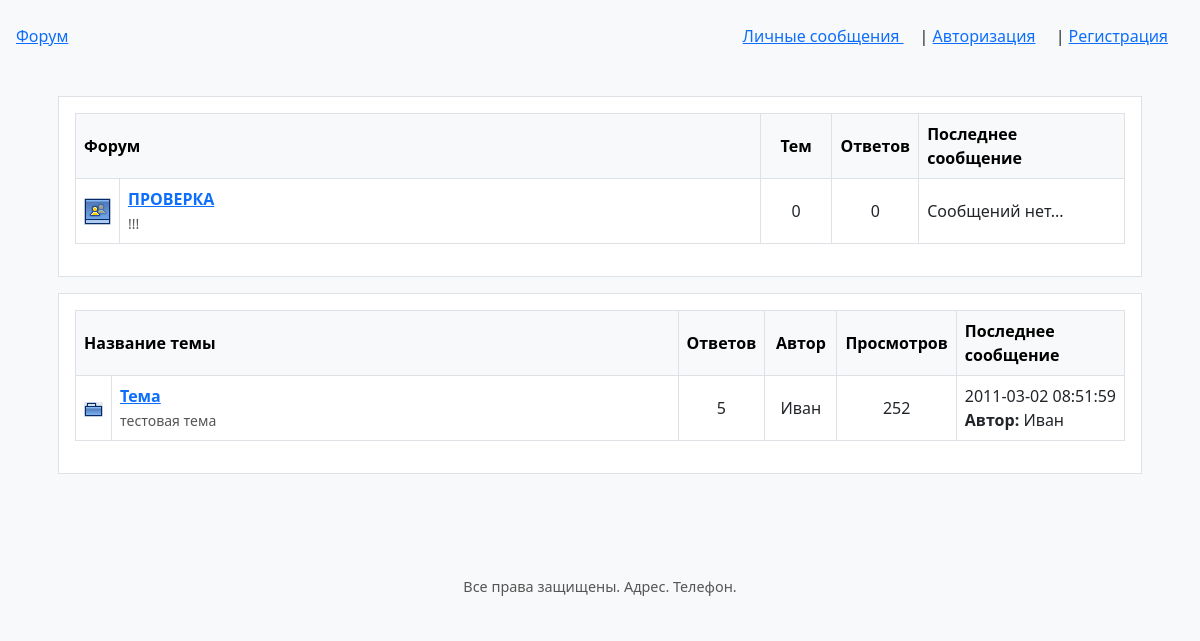
The page /index.php?c=showforum&id=1&page=1 on the database its author committed.
### tables this page shows
CREATE TABLE IF NOT EXISTS `forums` (
`id_forums` bigint(20) NOT NULL,
  `subject_id` bigint(20) NOT NULL DEFAULT '0',
  `parent_forum_id` bigint(20) NOT NULL DEFAULT '0',
  `forum_name` char(255) NOT NULL,
  `icon_img` char(255) NOT NULL DEFAULT 'user.gif',
  `description` char(255) NOT NULL,
  `id_last_author` bigint(20) NOT NULL,
  `last_author` varchar(255) NOT NULL,
  `last_post` datetime NOT NULL,
  `id_thread_last` bigint(20) NOT NULL DEFAULT '0',
  `threads_quantity` bigint(20) NOT NULL DEFAULT '0',
  `posts_quantity` bigint(20) DEFAULT '0',
  `prison` bit(1) NOT NULL DEFAULT b'0'
);

CREATE TABLE IF NOT EXISTS `forum_threads` (
`id_thread` bigint(20) NOT NULL,
  `forum_id` bigint(20) NOT NULL,
  `thread_name` char(255) NOT NULL,
  `title` varchar(255) NOT NULL,
  `text` text NOT NULL,
  `date` datetime NOT NULL,
  `posts_quantity` bigint(20) DEFAULT '0',
  `author_user_id` bigint(20) NOT NULL,
  `id_last_author` bigint(20) NOT NULL,
  `last_author` varchar(255) NOT NULL,
  `last_post` datetime NOT NULL,
  `description` char(255) NOT NULL,
  `hits_quantity` bigint(20) DEFAULT '0',
  `priority` smallint(6) DEFAULT '0'
);

CREATE TABLE IF NOT EXISTS `users` (
`id_user` int(255) NOT NULL,
  `login` varchar(255) NOT NULL,
  `password` varchar(255) NOT NULL,
  `id_role` int(255) DEFAULT NULL,
  `name` varchar(255) DEFAULT NULL,
  `surname` varchar(255) DEFAULT NULL,
  `avatar` varchar(255) NOT NULL,
  `notice` int(1) NOT NULL DEFAULT '0',
  `money` double NOT NULL DEFAULT '500'
);

### include/Controller/Controller.php (called while the page is built, shortened)
<?php
abstract class Controller
{
    public function Request(): void
    {
        $this->OnInput();
        $this->OnOutput();
    }
    protected function Template(string $fileName, array $vars = []): string
    {
        extract($vars, EXTR_SKIP);
        include $fileName;
        return ob_get_clean();
    }
}

### include/ShowForumController.php (called while the page is built, shortened)
<?php
class ShowForumController extends BaseController
{
    public ?array $user = [];
    public int $online = 0;
    public array $onlineUser = [];
    private array $arrayThreads = [];
    private array $arrayForums = [];
    private int $num = 3;
    private int $page = 1;
    private string $pervpage = '';
    private string $nextpage = '';
    private string $page2left = '';
    private string $page1left = '';
    private string $page1right = '';
    private string $page2right = '';
    private ?array $posts = null;
    protected function onInput(): void
    {
        $database = new Database();
        $mUsers = Users::Instance();
        $mUsers->ClearSessions();
        $this->user = $mUsers->Get();
        $this->onlineUser = $mUsers->IsOnline();
        $this->online = count($this->onlineUser);
        $this->forumId = isset($_GET['id']) ? (int)$_GET['id'] : 0;
        $this->arrayForums = $database->forums_select_podforum($this->forumId)->fetchAll();
        $this->posts = $database->count_table($this->forumId)->fetchAll();
        $this->page = isset($_GET['page']) ? max(1, (int)$_GET['page']) : 1;
        $totalPosts = (int)$this->posts[0];
        $this->num = $totalPosts < 3 ? $totalPosts : 3;
        $start = ($this->page - 1) * $this->num;
        $this->arrayThreads = $database->thread_select($this->forumId, $start, $this->num)->fetchAll();
    }
    protected function onOutput(): void
    {
        $vars = [
            'array_forums' => $this->arrayForums,
            'array_threads' => $this->arrayThreads,
            'user' => $this->user,
            'online' => $this->online,
            'online_user' => $this->onlineUser,
            'num' => $this->num,
            'pervpage' => $this->pervpage,
            'page2left' => $this->page2left,
            'page1left' => $this->page1left,
            'page' => $this->page,
            'page1right' => $this->page1right,
            'page2right' => $this->page2right,
            'nextpage' => $this->nextpage,
            'posts' => $this->posts,
        ];
        $this->content = $this->template('templates/v_showforum.php', $vars);
    }
}

### index.php (called while the page is built, shortened)
<?php
$controller = new $controllerClass();
$controller->Request();

### include/Database.php (called while the page is built, shortened)
<?php
class Database
{
    private string $hostname;
    private string $username;
    private string $password;
    private string $dbName;
    private ?PDO $dbh = null;
    public function __construct()
    {
        $dotenv = Dotenv::createImmutable(dirname(__DIR__, 2));
        $defaultHost = ($_ENV['APP_ENV'] ?? '') === 'docker' ? 'db' : '127.0.0.1';
        $this->hostname = $_ENV['MYSQL_HOST'] ?? $defaultHost;
        $this->username = $_ENV['MYSQL_USER'];
        $this->password = $_ENV['MYSQL_PASSWORD'];
        $this->dbName = $_ENV['MYSQL_DATABASE'];
    }
    private function getConnection(): PDO
    {
        if ($this->dbh === null) {
            try {
                $dsn = "mysql:host={$this->hostname};dbname={$this->dbName};charset=utf8";
                $options = [
                    PDO::ATTR_ERRMODE => PDO::ERRMODE_EXCEPTION,
                    PDO::ATTR_DEFAULT_FETCH_MODE => PDO::FETCH_ASSOC,
                    PDO::MYSQL_ATTR_INIT_COMMAND => "SET NAMES 'UTF8'",
                ];
                $this->dbh = new PDO($dsn, $this->username, $this->password, $options);
            } catch (PDOException $e) {
                throw $e;
            }
        }
        return $this->dbh;
    }
    public function forums_select_podforum($id_parent)
    {
        try {
            $sql = "SELECT * FROM forums WHERE parent_forum_id = :id_parent";
            $stmt = $this->getConnection()->prepare($sql);
            $stmt->execute([':id_parent' => $id_parent]);
            return $stmt;
        } catch (PDOException $e) {
            return $e->getMessage();
        }
    }
    public function thread_select($forum_id, $start, $num)
    {
        try {
            $sql = "SELECT * FROM forum_threads, users WHERE forum_id = :forum_id AND id_user = author_user_id ORDER BY priority ASC, date DESC, last_post DESC LIMIT :start, :num";
            $stmt = $this->getConnection()->prepare($sql);
            $stmt->bindValue(':forum_id', $forum_id, PDO::PARAM_INT);
            $stmt->bindValue(':start', (int)$start, PDO::PARAM_INT);
            $stmt->bindValue(':num', (int)$num, PDO::PARAM_INT);
            $stmt->execute();
            return $stmt;
        } catch (PDOException $e) {
            return $e->getMessage();
        }
    }
}

### templates/v_showforum.php (the view, shortened to what this page needs)
<!DOCTYPE html>
<html lang="ru">
<head>
    <link href="https://cdn.jsdelivr.net/npm/bootstrap@5.3.0/dist/css/bootstrap.min.css" rel="stylesheet">
</head>
<body class="bg-light">
<div class="container my-4">
    <?php if (empty($array_forums) || ($array_forums[0] == 0 || $array_forums[0] === "")): ?>
    <?php else: ?>
        <div class="borderwrap" id="fo_1">
            <table class="ipbtable table table-bordered table-hover">
                <thead class="table-light">
                <tr>
                    <th colspan="2" style="width: 66%;">Форум</th>
                    <th style="text-align:center; width: 7%;">Тем</th>
                    <th style="text-align:center; width: 7%;">Ответов</th>
                    <th style="width: 35%;">Последнее сообщение</th>
                </tr>
                </thead>
                <tbody>
                <?php if (!isset($_GET['jh'])): ?>
                    <?php foreach ($array_forums as $row): ?>
                        <tr>
                            <td class="row2 text-center" style="width:1%;">
                                <img src="images/<?= htmlspecialchars($row['icon_img']) ?>" alt="" border="0" />
                            </td>
                            <td class="row2">
                                <b><a href="index.php?c=showforum&id=<?= (int)$row['id_forums'] ?>&page=1"><?= htmlspecialchars($row['forum_name']) ?></a></b><br/>
                                <span class="forumdesc">
                                <?= nl2br(htmlspecialchars($row['description'])) ?><br />
                            </span>
                            </td>
                            <td class="row1 text-center"><?= (int)$row['threads_quantity'] ?></td>
                            <td class="row1 text-center"><?= (int)$row['posts_quantity'] ?></td>
                            <?php if (empty($row['last_author'])): ?>
                                <td class="row1" nowrap="nowrap"><span>Сообщений нет...<br /><b></b></span></td>
                            <?php endif; ?>
                        </tr>
                    <?php endforeach; ?>
                <?php endif; ?>
                </tbody>
            </table>
        </div>
    <?php endif; ?>
    <div class="borderwrap" id="fo_2">
        <?php if (empty($array_threads)): ?>
            Тем нет
        <?php else: ?>
            <table class="ipbtable table table-bordered table-hover">
                <thead class="table-light">
                <tr>
                    <th colspan="2" style="width:66%;">Название темы</th>
                    <th style="text-align:center; width:7%;">Ответов</th>
                    <th style="text-align:center; width:7%;">Автор</th>
                    <th style="text-align:center; width:7%;">Просмотров</th>
                    <th style="width:35%;">Последнее сообщение</th>
                </tr>
                </thead>
                <tbody>
                <?php if (!isset($_GET['showforum'])): ?>
                    <?php if (!empty($posts) && $posts[0] != 0): ?>
                        <?php foreach ($array_threads as $key): ?>
                            <tr>
                                <td class="row2 text-center" style="width:1%;">
                                    <img src="images/norm.gif" alt="" border="0" />
                                </td>
                                <td class="row2">
                                    <b><a href="index.php?c=showmessage&forums=<?= (int)($_GET['id'] ?? 0) ?>&id=<?= (int)$key['id_thread'] ?>&page=1"><?= htmlspecialchars($key['thread_name']) ?></a></b><br/>
                                    <span class="forumdesc">
                                        <?= nl2br(htmlspecialchars($key['description'])) ?><br/>
                                    </span>
                                </td>
                                <td class="row1 text-center"><?= (int)$key['posts_quantity'] ?></td>
                                <td class="row1 text-center"><?= htmlspecialchars($key['name']) ?></td>
                                <td class="row1 text-center"><?= (int)$key['hits_quantity'] ?></td>
                                <td class="row1" nowrap="nowrap">
                                    <span>
                                        <?php
                                        if ($key['last_post'] === "0000-00-00 00:00:00") {
                                            echo htmlspecialchars($key['date']);
                                        } else {
                                            echo htmlspecialchars($key['last_post']);
                                        }
                                        ?><br/>
                                        <b>Автор:</b>
                                        <?php
                                        if (empty($key['last_author'])) {
                                            echo htmlspecialchars($key['name']);
                                        } else {
                                            echo htmlspecialchars($key['last_author']);
                                        }
                                        ?>
                                    </span>
                                </td>
                            </tr>
                        <?php endforeach; ?>
                    <?php endif; ?>
                <?php endif; ?>
                </tbody>
            </table>
        <?php endif; ?>
    </div>
</div>
</body>
</html>

### rows shown on the page
forums: icon_img (placeholder picture), forum_name "ПРОВЕРКА", description "!!!", threads_quantity "0", posts_quantity "0", last_author "Сообщений нет..."
forum_threads: thread_name "Тема", description "тестовая тема", posts_quantity "5", users.name "Иван", hits_quantity "252", last_post "2011-03-02 08:51:59", last_author "Иван"
